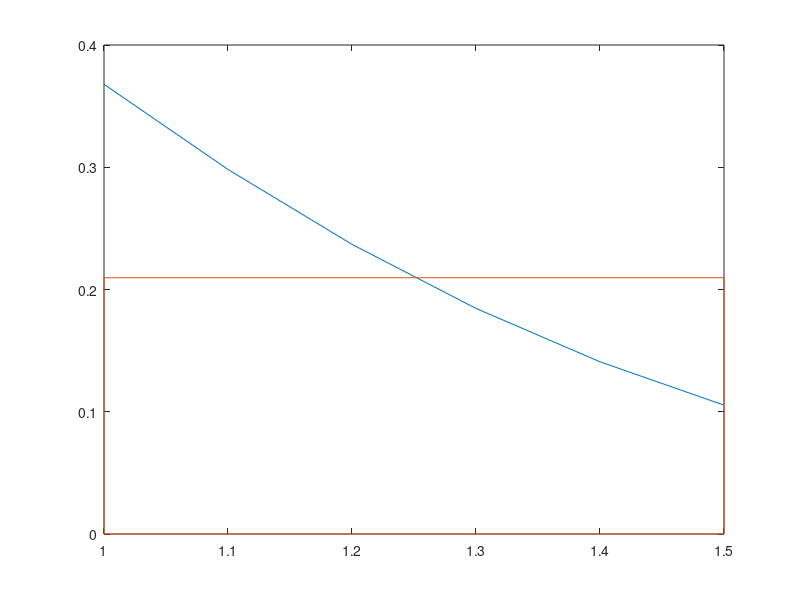

The MATLAB script that drew this image:
1;

function retval=rectangle(a,b,f)
    retval = (b-a)*f((a+b)/2);
endfunction



function retval = f(x)
  retval = exp(-x.^2);
endfunction


pred_a = rectangle(1, 1.5, @f)


x = 1:0.1:1.5;
a = 1;
b = 1.5;
plot(x, f(x), [a, a, b, b, a], [0, f((a+b)/2), f((a+b)/2), 0, 0])

function retval=repeated_rectangle(a,b,n,f)
  x = zeros(1, n);
  
  x(1) = a + (b-a)/(2*n);
  for i=2:n
    x(i) = x(1) + (i-1)*(b-a)/n;
  endfor
  
  retval = ((b-a)/n) * sum(f(x));
endfunction

pred_150 = repeated_rectangle(1,1.5,150, @f)

pred_500 = repeated_rectangle(1,1.5,500, @f)
